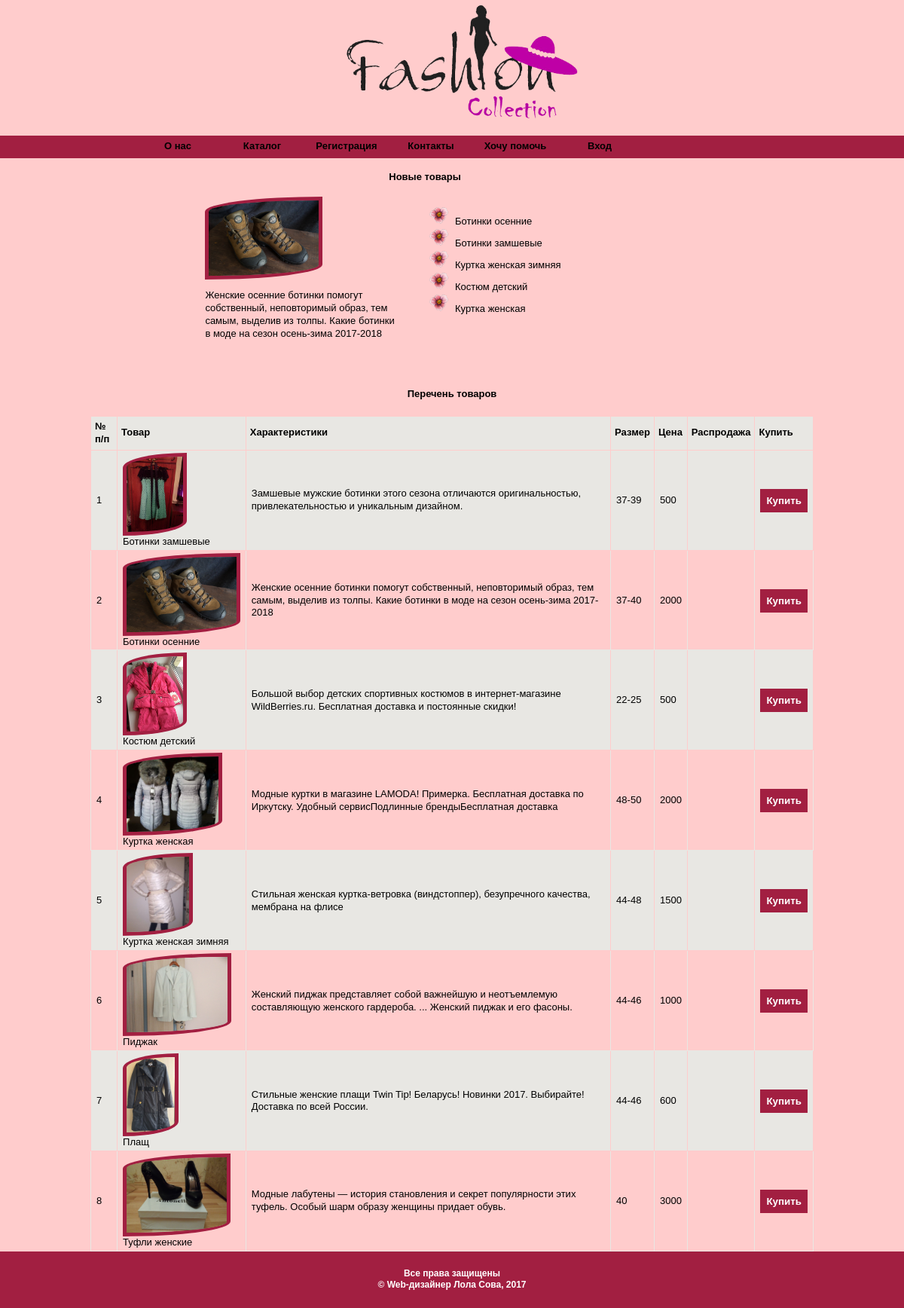
Screenshot of /index.php?view=viewprofil with the database file from the repository.
### tables this page shows
CREATE TABLE IF NOT EXISTS `product` (
  `id` int(11) NOT NULL AUTO_INCREMENT,
  `title` varchar(100) NOT NULL,
  `description` text NOT NULL,
  `image` varchar(20) NOT NULL,
  `date` datetime DEFAULT NULL,
  `cat` varchar(100) NOT NULL,
  `size` text NOT NULL,
  `kosht` float NOT NULL,
  `paspr` tinyint(1) NOT NULL,
  `present` tinyint(1) NOT NULL,
  PRIMARY KEY (`id`),
  UNIQUE KEY `id_2` (`id`),
  KEY `id` (`id`)
);

### index.php (called while the page is built, shortened)
<?php
require_once('bloks/header.php');
require('bloks/navmenu.php');
include($_SERVER['DOCUMENT_ROOT'].'/superpuper/layouts/shabl.php');
?>
<?php
require_once('bloks/footer.php');
?>

### layouts/shabl.php (called while the page is built)
<?php
include($_SERVER['DOCUMENT_ROOT'].'/superpuper/pages/'.$view.'.php');
?>

### pages/viewprofil.php (the view, shortened to what this page needs)
<div class="prpfil">
	<div class="new">
	<h4 align="center">Новые товары</h4>
<?php
$link = mysql_connect('localhost', 'root', '');
$result=mysql_query("SELECT * FROM product ORDER BY date ASC LIMIT 1",$link);
if (mysql_num_rows($result)==1) {
	while($row=mysql_fetch_array($result)) {
	echo "<div class='newimg'>";
		echo "<img src='img_play/". $row['image']."'  class='pict' height='100px' >";
		echo "<p>".$row['description']."</p>";
		echo "</div>";
		echo "<div class='newtext'>";
	echo "<ul>";
  }
}
$result=mysql_query("SELECT * FROM product ORDER BY date ASC LIMIT 5",$link);
if (mysql_num_rows($result)>1) {
	while($row=mysql_fetch_array($result))
	{
	echo"<li>". $row['title']."</li>";
	}
}
?></div>
		</div>
	</div>
<div class="prpfil1">
	<div class="allprofil">
		<table class="us" border=0>
		<caption><b>Перечень товаров</b></caption>
 		 <tr>
    	  <th>№ п/п</th>
    	  <th>Товар</th>
   		  <th class='net'>Характеристики</th>
    	  <th class='net'>Размер</th>
    	  <th >Цена</th>
		  <th class='net'>Распродажа</th>
		  <th>Купить</th>
   		 </tr>
<?php
$result=mysql_query("SELECT * FROM product ORDER BY title ASC",$link);
if (mysql_num_rows($result)>1) { $i=1;
	while($row=mysql_fetch_array($result))
	{
		if ($i%2==0) echo"<tr>"; else echo"<tr class='alt'>";
        echo "<td>".$i."</td>";
        echo "<td><img src='img_play/".$row['image']."'  class='pict' height='100px'><br>".$row['title']."</td><td class='net'>".$row['description']."</td><td class='net'>".$row['size']."</td><td>".$row['kosht']."</td><td class='net'></td><td><button>Купить</button></td>";
        echo "</tr>";
		$i++;
	}
}
?>
        </table>
	</div>
</div>

### bloks/header.php (shortened to what this page needs)
<!DOCTYPE html PUBLIC "-//W3C//DTD XHTML 1.0 Transitional//EN" "http://www.w3.org/TR/xhtml1/DTD/xhtml1-transitional.dtd">
<html xmlns="http://www.w3.org/1999/xhtml">
<head>
<link rel="stylesheet" href="css/style.css">
</head>
<body>
<div class="karkas">
	<div class="header">
	<div class="ban"><img src="img_play/123.png" width="50%" id="slide_show" style="margin-left:-50px;"></div>
</div>

### bloks/navmenu.php (shortened to what this page needs)
<?php
if (!isset($_SESSION['name'])) {
echo "<div id='nav'>";
	echo "				<ul id='navbar'>";
	echo "				<li><a href='index.php?view=first'  >О нас</a></li>";
	echo "				<li><a href='index.php?view=viewprofil' >Каталог</a>";
	echo "                  <ul >";
	echo "				</ul></li><li><a href='index.php?view=reg'>Регистрация</a>";
	echo "				<li><a href='#'>Контакты</a>";
	echo "				<li><a href='index.php?view=help'>Хочу помочь</a>";
	echo "				<li><a href='index.php?view=avt'>Вход</a>";
	echo "</ul>";
	echo"<a href='#' id='pul'>Меню</a></div>";
}
?>

### bloks/footer.php (shortened to what this page needs)
<div class="footer-main"><h3> Все права защищены<br> &copy; Web-дизайнер Лола Сова, 2017</h3></div>
</div>
</body>
</html>

### css/style.css (style rules this page uses)
html, body, div, a { margin: 0; padding: 0; border: 0; font-size: 100%; font: inherit; vertical-align: baseline; }
body { background:url('../img_play/bg.jpg'); font-size:13px; font-family: Arial, Helvetica, sans-serif; color: #000; line-height:1.3; }
.karkas { background-color: #FFCCCC; max-width: 1200px; min-width: 200px; margin: 0 auto; }
.header { height:180px; width:100%; overflow:hidden; }
.ban { float:right; width:60%; }
ul { list-style-image: url('../img_play/book.png'); }
.prpfil { margin:0 20%; width: 60%; }
.prpfil1 { margin:0 10%; width: 80%; }
.new { width:90%; overflow:hidden; margin-bottom:50px; }
.newimg { float:left; max-height:300px; width:40%; margin-left:5%; }
.newtext { float:right; width:50%; }
.allprofil { width:100%; }
table.us { width: 100%; border-collapse: collapse; }
.us caption { margin-bottom:20px; }
.us td { padding: 3px 7px 2px 7px; border:1px solid #e8e7e3; }
th { text-align: left; padding: 5px; background-color: #e8e7e3; border:1px solid #FFCCCC; color: #000; }
.alt td { background-color: #e8e7e3; border:1px solid #FFCCCC; }
#navbar, #navbar ul { margin: 0; padding: 0; list-style: none; }
#navbar { height: 30px; background-color: #A21F41; padding-left: 15%; min-width: 470px; }
#navbar li { float: left; position: relative; height: 100%; }
#navbar li a { display: block; font-weight:bold; padding: 6px; width: 100px; color: #000; text-decoration: none; text-align: center; }
input[type="submit"], button { color:#fff; background:#A21F41; border: 1px solid #A21F41; font-weight: bold; padding: 7px 7px; margin:7px 0; }
.footer-main { background:#A21F41; padding: 10px 0; }
.footer-main h3 { text-align:center; color: #fff; font-size:12px; }
.pict { border: 5px solid #A21F41; border-top-left-radius: 100% 20px; border-bottom-right-radius: 100% 20px; }

### rows the page displays
product: image (picture), description "Женские осенние ботинки помогут собственный, неповторимый образ, тем самым, выделив из толпы. Какие ботинки в моде на сезон осень-зима 2017-2018", title "Ботинки осенние", size "37-40", kosht "2000"
product: title "Ботинки замшевые", image (picture), description "Замшевые мужские ботинки этого сезона отличаются оригинальностью, привлекательностью и уникальным дизайном.", size "37-39", kosht "500"
product: title "Куртка женская зимняя", image (picture), description "Стильная женская куртка-ветровка (виндстоппер), безупречного качества, мембрана на флисе", size "44-48", kosht "1500"
product: title "Костюм детский", image (picture), description "Большой выбор детских спортивных костюмов в интернет-магазине WildBerries.ru. Бесплатная доставка и постоянные скидки!", size "22-25", kosht "500"
product: title "Куртка женская", image (picture), description "Модные куртки в магазине LAMODA! Примерка. Бесплатная доставка по Иркутску. Удобный сервисПодлинные брендыБесплатная доставка", size "48-50", kosht "2000"
product: image (picture), title "Пиджак", description "Женский пиджак представляет собой важнейшую и неотъемлемую составляющую женского гардероба. ... Женский пиджак и его фасоны.", size "44-46", kosht "1000"
product: image (picture), title "Плащ", description "Стильные женские плащи Twin Tip! Беларусь! Новинки 2017. Выбирайте! Доставка по всей России.", size "44-46", kosht "600"
product: image (picture), title "Туфли женские", description "Модные лабутены — история становления и секрет популярности этих туфель. Особый шарм образу женщины придает обувь.", size "40", kosht "3000"
